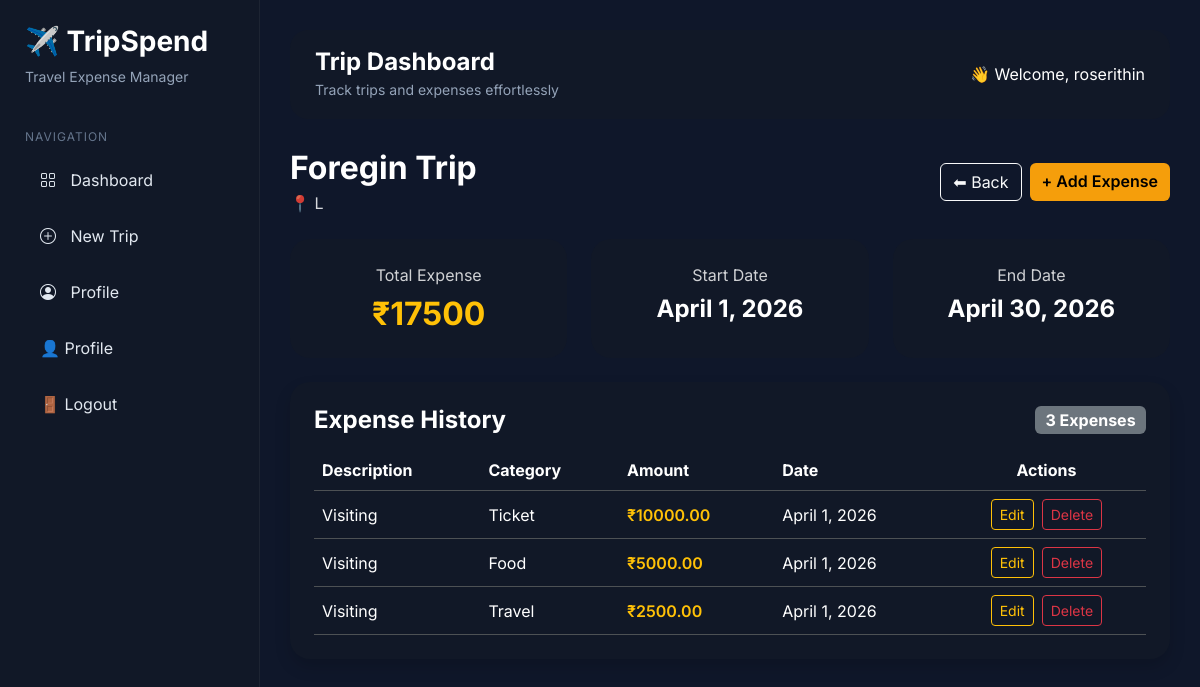
Screenshot of /14/ (signed in) with the database file from the repository.
### tripspend_app/models.py (models this page shows, shortened)
class Trip(models.Model):
    user = models.ForeignKey(User, on_delete=models.CASCADE, related_name="trips")
    title = models.CharField(max_length=100)
    destination = models.CharField(max_length=100)
    start_date = models.DateField()
    end_date = models.DateField()
    created_at = models.DateTimeField(auto_now_add=True)

class Expense(models.Model):
    trip = models.ForeignKey(
        Trip,
        on_delete=models.CASCADE,
        related_name="expenses"
    )
    category = models.ForeignKey(
        ExpenseCategory,
        on_delete=models.SET_NULL,
        null=True,
        blank=True
    )
    description = models.CharField(max_length=200, blank=True)
    amount = models.DecimalField(max_digits=10, decimal_places=2)
    date = models.DateField()
    created_at = models.DateTimeField(auto_now_add=True)

class ExpenseCategory(models.Model):
    name = models.CharField(max_length=50)
    def __str__(self):
        return self.name

### tripspend_app/views.py (the view)
# urls.py: path("<int:pk>/", views.trip_detail, name="trip_detail"),
@login_required
def trip_detail(request, pk):
    trip = get_object_or_404(Trip, pk=pk, user=request.user)
    expenses = trip.expenses.all()
    total = expenses.aggregate(Sum("amount"))["amount__sum"] or 0
    return render(request, "trip_detail.html", {
        "trip": trip,
        "expenses": expenses,
        "total": total
    })

### tripspend_app/templates/trip_detail.html
{% extends 'base.html' %}
{% block content %}
  <div class="d-flex justify-content-between align-items-center mb-4 flex-wrap gap-2">
    <div>
      <h2 class="fw-bold mb-1">{{ trip.title }}</h2>
      <p class="mb-0 text-light" style="opacity: 0.85;">📍 {{ trip.destination }}</p>
    </div>
    <div class="d-flex gap-2 flex-wrap">
      <button onclick="history.back()" class="btn btn-outline-light">⬅ Back</button>
      <a href="{% url 'add_expense' trip.id %}" class="btn btn-warning fw-semibold">+ Add Expense</a>
    </div>
  </div>
  <div class="row g-4 mb-4">
    <div class="col-md-4">
      <div class="card p-4 h-100 text-center">
        <p class="mb-2" style="opacity: 0.8;">Total Expense</p>
        <h2 class="text-warning fw-bold mb-0">₹{{ total }}</h2>
      </div>
    </div>
    <div class="col-md-4">
      <div class="card p-4 h-100 text-center">
        <p class="mb-2" style="opacity: 0.8;">Start Date</p>
        <h4 class="fw-bold mb-0">{{ trip.start_date }}</h4>
      </div>
    </div>
    <div class="col-md-4">
      <div class="card p-4 h-100 text-center">
        <p class="mb-2" style="opacity: 0.8;">End Date</p>
        <h4 class="fw-bold mb-0">{{ trip.end_date }}</h4>
      </div>
    </div>
  </div>
  <div class="card p-4 shadow">
    <div class="d-flex justify-content-between align-items-center mb-3 flex-wrap gap-2">
      <h4 class="fw-bold mb-0">Expense History</h4>
      <span class="badge bg-secondary fs-6">{{ expenses|length }} Expenses</span>
    </div>
    <div class="table-responsive">
      <table class="table table-dark table-hover align-middle mb-0">
        <thead>
          <tr>
            <th>Description</th>
            <th>Category</th>
            <th>Amount</th>
            <th>Date</th>
            <th class="text-center">Actions</th>
          </tr>
        </thead>
        <tbody>
          {% for expense in expenses %}
            <tr>
              <td>{{ expense.description|default:'--' }}</td>
              <td>{{ expense.category|default:'--' }}</td>
              <td class="text-warning fw-semibold">₹{{ expense.amount }}</td>
              <td>{{ expense.date }}</td>
              <td class="text-center">
                <div class="d-flex justify-content-center gap-2 flex-wrap">
                  <a href="{% url 'edit_expense' expense.id %}" class="btn btn-outline-warning btn-sm">Edit</a>
                  <a href="{% url 'delete_expense' expense.id %}" class="btn btn-outline-danger btn-sm">Delete</a>
                </div>
              </td>
            </tr>
          {% empty %}
            <tr>
              <td colspan="5" class="text-center py-4">No expenses added yet.</td>
            </tr>
          {% endfor %}
        </tbody>
      </table>
    </div>
  </div>
{% endblock %}

### tripspend_app/templates/base.html (shortened to what this page needs)
<!DOCTYPE html>
<html lang="en">
<head>
    <link href="https://cdn.jsdelivr.net/npm/bootstrap@5.3.2/dist/css/bootstrap.min.css" rel="stylesheet">
    <link href="https://cdn.jsdelivr.net/npm/bootstrap-icons@1.11.3/font/bootstrap-icons.css" rel="stylesheet">
</head>
<body>
<div class="sidebar">
    <div class="logo">
        <h3>✈️ TripSpend</h3>
        <small>Travel Expense Manager</small>
    </div>
    <div class="menu-title">
        Navigation
    </div>
    <a href="{% url 'trip_list' %}">
        <i class="bi bi-grid"></i>
        Dashboard
    </a>
    <a href="{% url 'trip_create' %}">
        <i class="bi bi-plus-circle"></i>
        New Trip
    </a>
    <a href="{% url 'profile' %}">
        <i class="bi bi-person-circle"></i>
        Profile
    </a>
    {% if user.is_authenticated %}
    <a href="{% url 'profile' %}">
        👤 Profile
    </a>
    <a href="{% url 'logout' %}">
        🚪 Logout
    </a>
    {% endif %}
</div>
<div class="main">
    <div class="topbar">
        <div>
            <h4>Trip Dashboard</h4>
            <small>Track trips and expenses effortlessly</small>
        </div>
        {% if user.is_authenticated %}
        <div>
            👋 Welcome, {{ user.username }}
        </div>
        {% endif %}
    </div>
    {% block content %}
    {% endblock %}
</div>
</body>
</html>

### tripspend_app/templates/base.html (style rules this page uses)
* { font-family: 'Inter', sans-serif; }
body { margin:0; background:#0f172a; color:white; min-height:100vh; }
.sidebar { width:260px; height:100vh; position:fixed; left:0; top:0; background:#111827; border-right:1px solid rgba(255,255,255,.05); padding:25px; overflow-y:auto; }
.logo { margin-bottom:40px; }
.logo h3 { font-weight:700; margin-bottom:5px; }
.logo small { color:#94a3b8; }
.menu-title { color:#64748b; font-size:12px; text-transform:uppercase; letter-spacing:1px; margin-bottom:10px; }
.sidebar a { display:block; text-decoration:none; color:#e2e8f0; padding:12px 15px; border-radius:12px; margin-bottom:8px; transition:.3s; }
.sidebar a i { margin-right:10px; }
.main { margin-left:260px; padding:30px; }
.topbar { background:#111827; border-radius:18px; padding:18px 25px; display:flex; justify-content:space-between; align-items:center; margin-bottom:30px; }
.topbar h4 { margin:0; font-weight:700; }
.topbar small { color:#94a3b8; }
.card { background:#111827; border:none; border-radius:20px; color:white; transition:.3s; }
.btn-warning { background:#f59e0b; border:none; }
.table { color:white; }
.table-dark { --bs-table-bg:#111827; }

### rows the page displays
Trip: title "Foregin Trip", destination "L", start_date "April 1, 2026", end_date "April 30, 2026"
Expense: description "Visiting", category "Ticket", amount "10000.00", date "April 1, 2026"
Expense: description "Visiting", category "Food", amount "5000.00", date "April 1, 2026"
Expense: description "Visiting", category "Travel", amount "2500.00", date "April 1, 2026"

### other values shown
{{ user.username }} "roserithin"
{{ total }} "17500"
{{ expenses|length }} "3"
